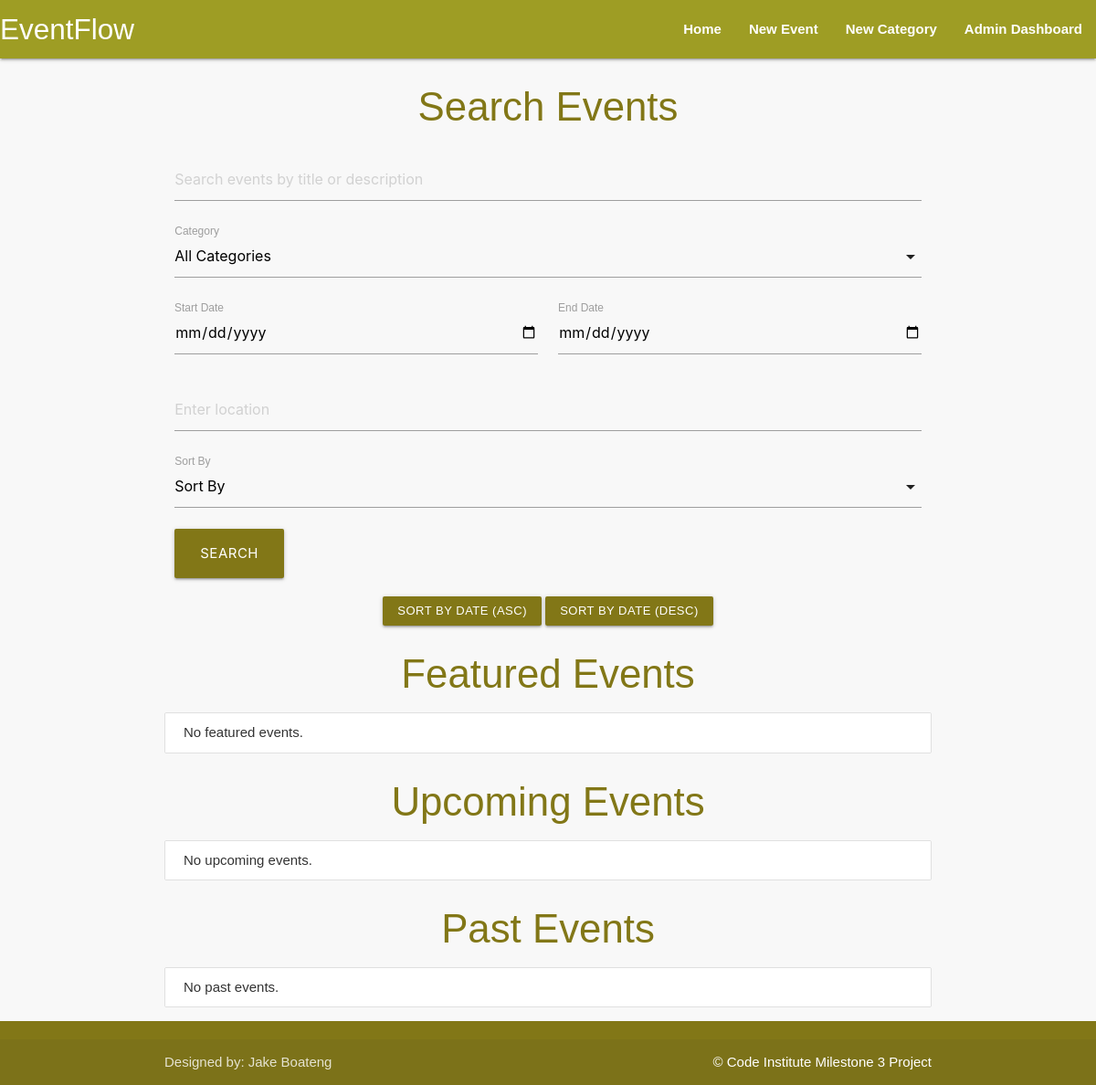
Before: / with the older database file.
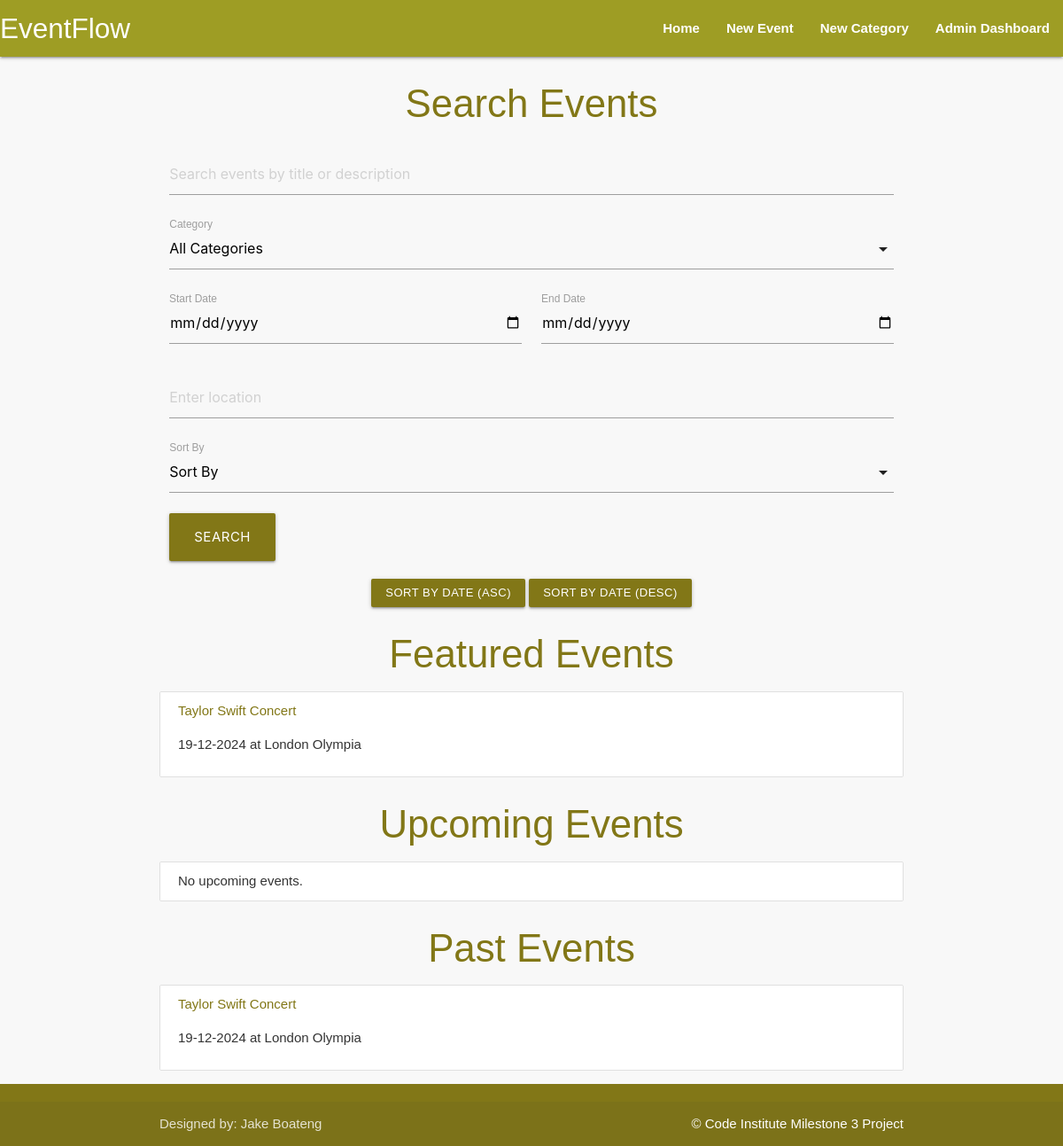
After: the same page with the newer database file.
### eventflow/models.py (models this page shows, shortened)
class Event(db.Model):
    id = db.Column(db.Integer, primary_key=True)
    title = db.Column(db.String(100), unique=True, nullable=False)
    description = db.Column(db.Text, nullable=False)
    date = db.Column(db.DateTime, nullable=False)
    time = db.Column(db.String(8), nullable=False)
    location = db.Column(db.String(200), nullable=False)
    created_at = db.Column(db.DateTime, default=db.func.now(), nullable=False)
    featured = db.Column(db.Boolean, default=False)
    category_id = db.Column(db.Integer, db.ForeignKey('category.id'), nullable=True)
    image_file = db.Column(db.String(120), nullable=True)
    rsvps = db.relationship('RSVP', backref='event')  # This backref should stay

### eventflow/routes.py (the view)
@app.route("/")
def home():
    sort_by = request.args.get("sort_by", "date")
    order = request.args.get("order", "asc")
    now = datetime.now()
    featured_events = Event.query.filter_by(featured=True).order_by(Event.date.asc()).all()
    if sort_by == "date":
        if order == "asc":
            upcoming_events = Event.query.filter(Event.date >= now).order_by(Event.date.asc()).all()
            past_events = Event.query.filter(Event.date < now).order_by(Event.date.asc()).all()
        else:
            upcoming_events = Event.query.filter(Event.date >= now).order_by(Event.date.desc()).all()
            past_events = Event.query.filter(Event.date < now).order_by(Event.date.desc()).all()
    return render_template("events.html", upcoming_events=upcoming_events, past_events=past_events, featured_events=featured_events, user=current_user)

### eventflow/__init__.py (called while the page is built)
@app.template_filter('dateformat')
def dateformat(value, format='%d-%m-%Y'):
    if value is None:
        return ""
    if isinstance(value, str):
        try:
            value = datetime.strptime(value, "%Y-%m-%d %H:%M:%S")
        except ValueError:
            return value
    return value.strftime(format)

### eventflow/templates/events.html (shortened to what this page needs)
{% extends "base.html" %}
{% block content %}
    <h3 class="center-align lime-text text-darken-4">Search Events</h3>
    <form method="POST" action="{{ url_for('search') }}" class="row">
        <div class="input-field col s12">
            <input type="text" name="search_term" placeholder="Search events by title or description" value="{{ search_term or '' }}"/>
        </div>
        <div class="input-field col s12">
            <label>Category</label>
        </div>
        <div class="input-field col s6">
            <input type="date" name="start_date" value="{{ start_date or '' }}">
            <label>Start Date</label>
        </div>
        <div class="input-field col s6">
            <input type="date" name="end_date" value="{{ end_date or '' }}">
            <label>End Date</label>
        </div>
        <div class="input-field col s12">
            <input type="text" name="location" placeholder="Enter location" value="{{ location or '' }}">
        </div>
        <div class="input-field col s12">
            <label>Sort By</label>
        </div>
        <div class="col s12">
            <button type="submit" class="btn-large lime darken-4">Search</button>
        </div>
    </form>
    <div class="row center-align">
        <a href="{{ url_for('home', sort_by='date', order='asc') }}" class="btn-small lime darken-4">Sort by Date (Asc)</a>
        <a href="{{ url_for('home', sort_by='date', order='desc') }}" class="btn-small lime darken-4">Sort by Date (Desc)</a>
    </div>
    <h3 class="center-align lime-text text-darken-4">Featured Events</h3>
    <ul class="collection">
        {% if featured_events %}
            {% for event in featured_events %}
                <li class="collection-item">
                    <a href="{{ url_for('event_detail', event_id=event.id) }}" class="lime-text text-darken-4">{{ event.title }}</a>
                    <p>{{ event.date|dateformat }} at {{ event.location }}</p>
                </li>
            {% endfor %}
        {% else %}
            <li class="collection-item">No featured events.</li>
        {% endif %}
    </ul>
    <h3 class="center-align lime-text text-darken-4">Upcoming Events</h3>
    <ul class="collection">
        {% if upcoming_events %}
            {% for event in upcoming_events %}
                <li class="collection-item">
                    <a href="{{ url_for('event_detail', event_id=event.id) }}" class="lime-text text-darken-4">{{ event.title }}</a>
                    <p>{{ event.date|dateformat }} at {{ event.location }}</p>
                    <div class="right-align">
                        <a href="{{ url_for('edit_event', event_id=event.id) }}" class="btn-small lime darken-4">Edit</a>
                        <a href="{{ url_for('delete_event', event_id=event.id) }}" class="btn-small red darken-4" onclick="return confirm('Are you sure you want to delete this event?');">Delete</a>
                    </div>
                </li>
            {% endfor %}
        {% else %}
            <li class="collection-item">No upcoming events.</li>
        {% endif %}
    </ul>
    <h3 class="center-align lime-text text-darken-4">Past Events</h3>
    <ul class="collection">
        {% if past_events %}
            {% for event in past_events %}
                <li class="collection-item">
                    <a href="{{ url_for('event_detail', event_id=event.id) }}" class="lime-text text-darken-4">{{ event.title }}</a>
                    <p>{{ event.date|dateformat }} at {{ event.location }}</p>
                </li>
            {% endfor %}
        {% else %}
            <li class="collection-item">No past events.</li>
        {% endif %}
    </ul>
{% endblock %}

Changed rows visible on the page:
added Event: title "Taylor Swift Concert", date "19-12-2024", location "London Olympia"
Other visible differences:
text no longer shown: "No featured events. No past events."
